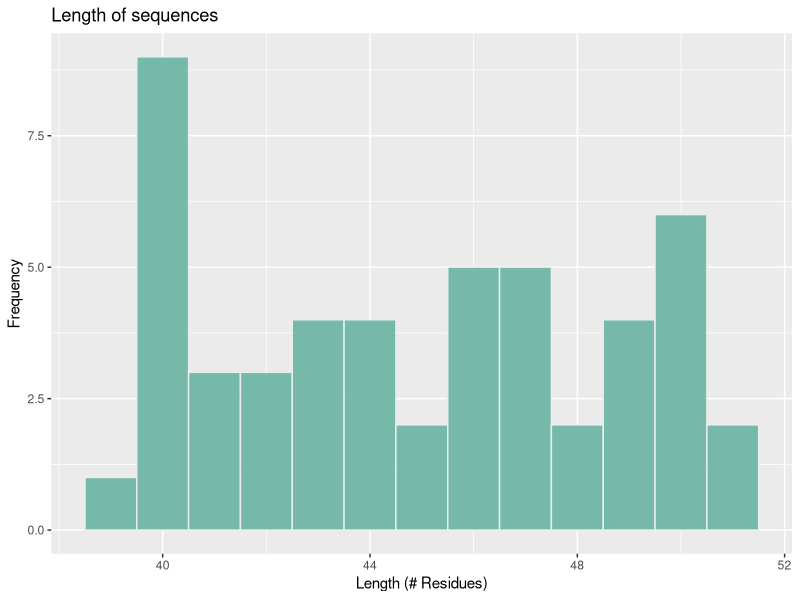
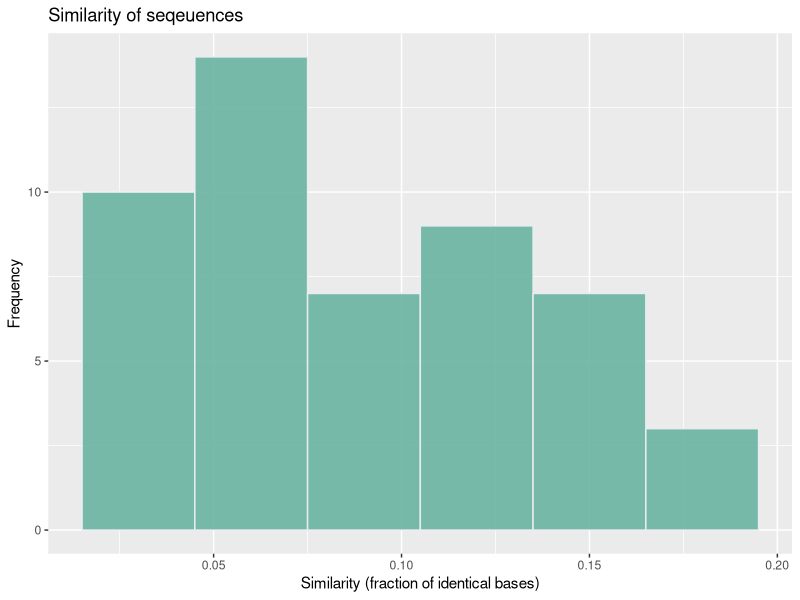
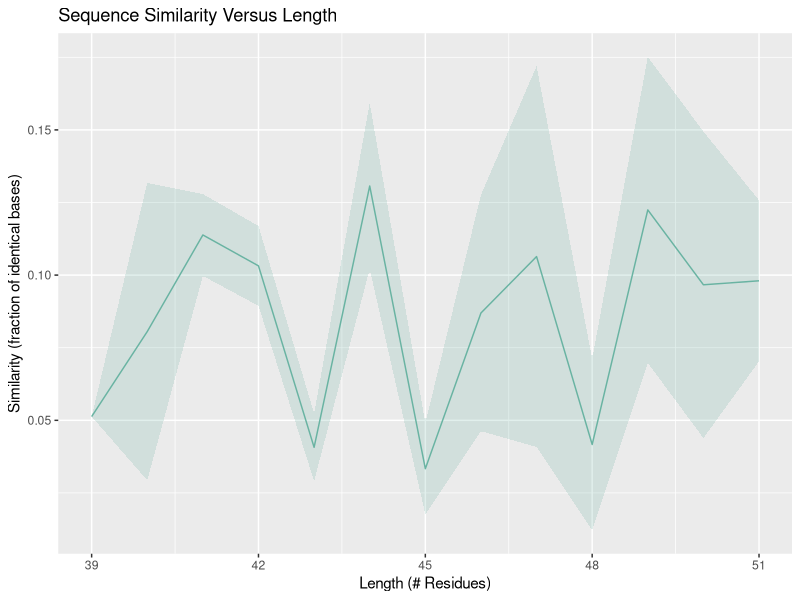
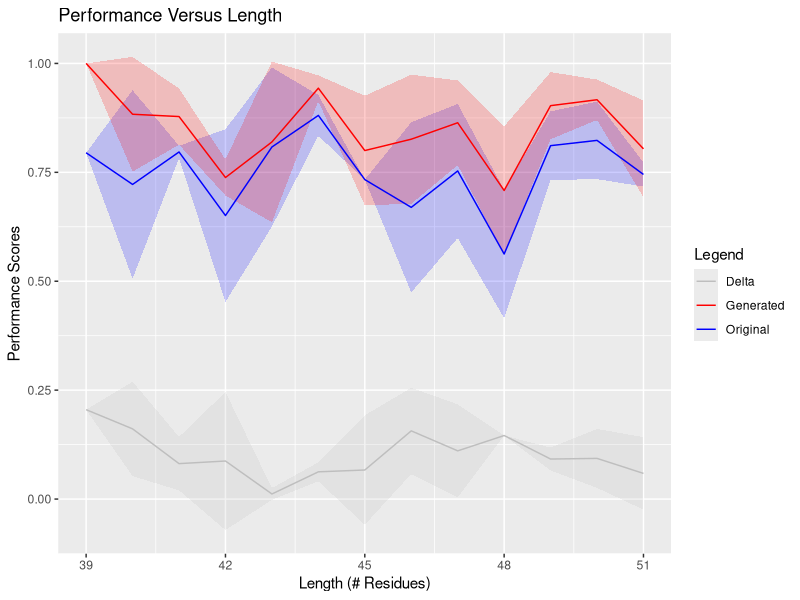
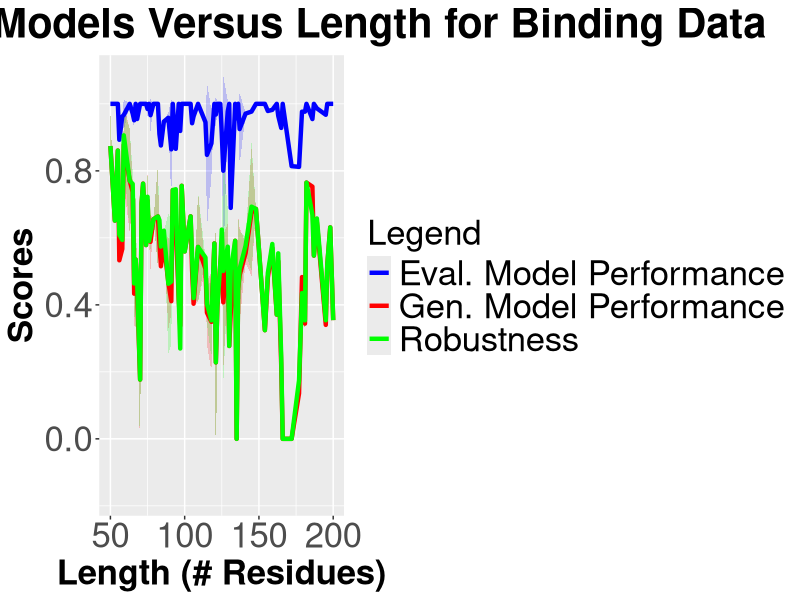
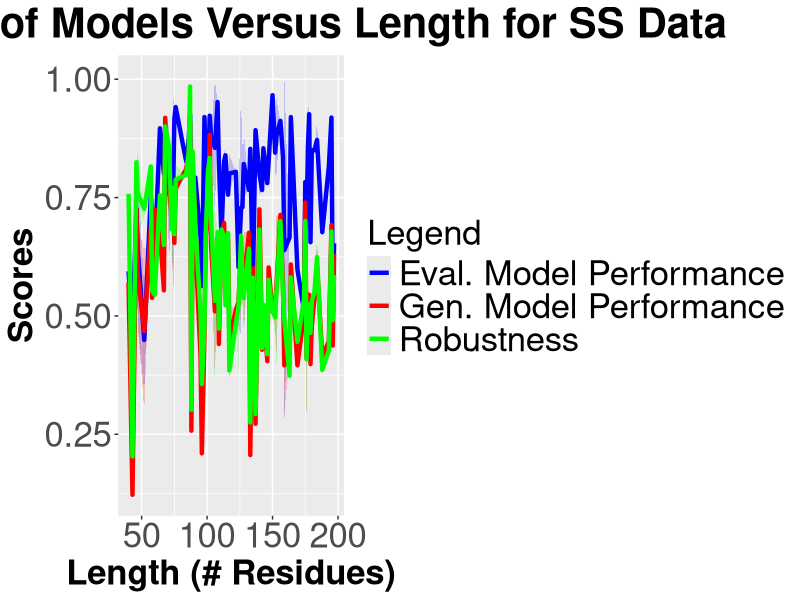
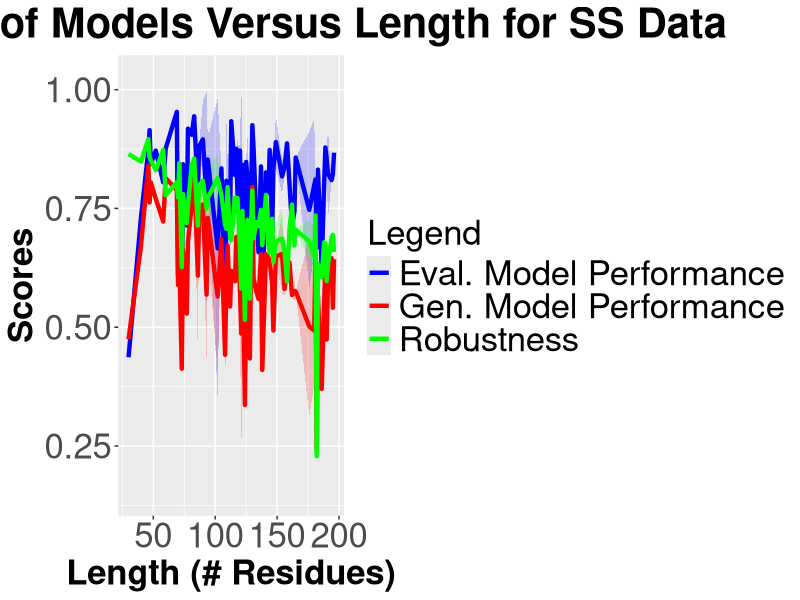
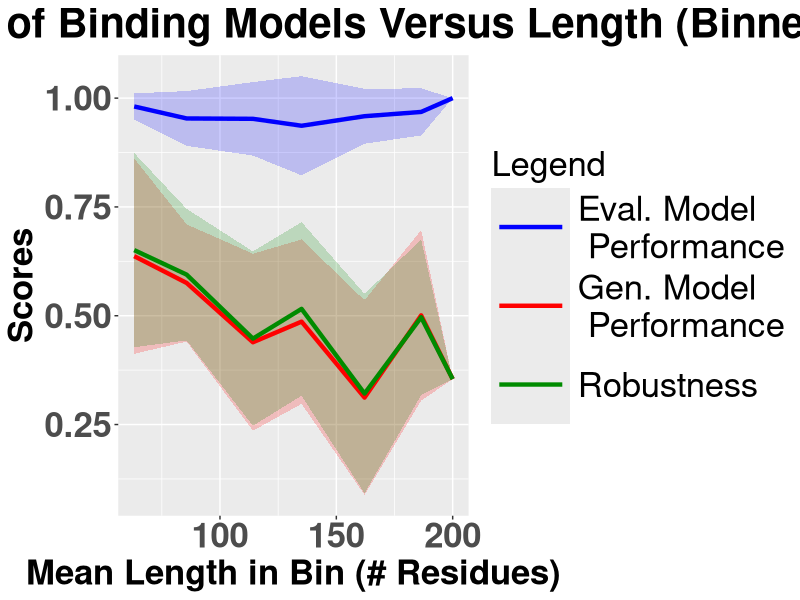

Here is the R script that generated these plots, in order:
## ---- chunk 1
knitr::opts_chunk$set(echo = TRUE)
## ---- chunk 2
library(ggplot2)

# Define custom command for seqeuence similarity:
sequence_identity <- function(seq1, seq2) {
  sum(strsplit(seq1, "")[[1]] == strsplit(seq2, "")[[1]]) / nchar(seq1)
}


### Files and code are expected to be in the same directory. 

###########################################
# Load test data
###########################################
sequenceData <- read.csv("ss_generation_30.csv",row.names=1)
dataDF <-  data.frame(original = sequenceData[1:nrow(sequenceData),'original_seq'],generated = sequenceData[1:nrow(sequenceData),'designed_seq'], length = as.numeric(sequenceData[1:nrow(sequenceData),'length']),scoreO = as.numeric(sequenceData[1:nrow(sequenceData),'acc_original']),scoreG = as.numeric(sequenceData[1:nrow(sequenceData),'acc_generated']),deltaScore = as.numeric(sequenceData[1:nrow(sequenceData),'delta_acc']))
# Calculate similarity
dataDF$similarity <- mapply(sequence_identity, dataDF$original, dataDF$generated)

###########################################
# Load old solubility data
###########################################
solubilityData <- read.csv("solubility_generation_30.csv",row.names=1)

soldataDF <-  data.frame(original = solubilityData[1:nrow(solubilityData),'original_sequence'],generated = solubilityData[1:nrow(solubilityData),'designed_sequence'], length = as.numeric(solubilityData[1:nrow(solubilityData),'length']),pccO = as.numeric(solubilityData[1:nrow(solubilityData),'pcc_original']),pccG = as.numeric(solubilityData[1:nrow(solubilityData),'pcc_generated']),deltaPCC = as.numeric(solubilityData[1:nrow(solubilityData),'delta_pcc']))

soldataDF$similarity <- mapply(sequence_identity, soldataDF$original, soldataDF$generated)


###########################################
# Load DNA binding data
###########################################
DNABindingData <- read.csv("designed_sequences_binding_results.csv",row.names=1)

bindingDataDF <-  data.frame(original = DNABindingData[1:nrow(DNABindingData),'original_seq'],generated = DNABindingData[1:nrow(DNABindingData),'designed_seq'], length = as.numeric(DNABindingData[1:nrow(DNABindingData),'length']),evalModPerformance = as.numeric(DNABindingData[1:nrow(DNABindingData),'eval_model_performance']),genModPerformance = as.numeric(DNABindingData[1:nrow(DNABindingData),'generator_model_performance']),robustness = as.numeric(DNABindingData[1:nrow(DNABindingData),'robustness']))

bindingDataDF$similarity <- mapply(sequence_identity, bindingDataDF$original, bindingDataDF$generated)

###########################################
# Load ss data
###########################################
ssData <- read.csv("designed_sequences_ss.csv",row.names=1)

ssDataDF <-  data.frame(original = ssData[1:nrow(ssData),'original_seq'],generated = ssData[1:nrow(ssData),'designed_seq'], length = as.numeric(ssData[1:nrow(ssData),'length']),evalModPerformance = as.numeric(ssData[1:nrow(ssData),'eval_model_performance']),genModPerformance = as.numeric(ssData[1:nrow(ssData),'generator_model_performance']),robustness = as.numeric(ssData[1:nrow(ssData),'robustness']))

ssDataDF$similarity <- mapply(sequence_identity, ssDataDF$original, ssDataDF$generated)

###########################################
# Load new solubility data 
###########################################
solubilityData <- read.csv("designed_sequences_solubility_results.csv",row.names=1)

solubilityDataDF <-  data.frame(original = solubilityData[1:nrow(solubilityData),'original_sequence'],generated = solubilityData[1:nrow(solubilityData),'designed_sequence'], length = as.numeric(solubilityData[1:nrow(solubilityData),'length']),evalModPerformance = as.numeric(solubilityData[1:nrow(solubilityData),'eval_model_performance']),genModPerformance = as.numeric(solubilityData[1:nrow(solubilityData),'generator_model_performance']),robustness = as.numeric(solubilityData[1:nrow(solubilityData),'robustness']))

solubilityDataDF$similarity <- mapply(sequence_identity, solubilityDataDF$original, solubilityDataDF$generated)


## ---- chunk 3

# Set the bin width (needs to be wide enough to draw meaningful conclusions about the patterns in the data). The more protein sequences we have, and the more evenly spread out they are, the smaller our bin size can be.
bin_width <- 25


#######################
# Binding data
#######################
breaks <- seq(
  floor(min(bindingDataDF$length, na.rm = TRUE)),
  ceiling(max(bindingDataDF$length, na.rm = TRUE)) + bin_width,  # add one more bin to cover the top end
  by = bin_width
)
bindingDataDF$length_bin <- cut(
  bindingDataDF$length,
  breaks = breaks,
  include.lowest = TRUE,
  right = FALSE
)

#######################
# SS data
#######################
breaks <- seq(
  floor(min(ssDataDF$length, na.rm = TRUE)),
  ceiling(max(ssDataDF$length, na.rm = TRUE)) + bin_width,  # add one more bin to cover the top end
  by = bin_width
)
ssDataDF$length_bin <- cut(
  ssDataDF$length,
  breaks = breaks,
  include.lowest = TRUE,
  right = FALSE
)

#######################
# Solubility data
#######################

breaks <- seq(
  floor(min(solubilityDataDF$length, na.rm = TRUE)),
  ceiling(max(solubilityDataDF$length, na.rm = TRUE)) + bin_width,  # add one more bin to cover the top end
  by = bin_width
)
solubilityDataDF$length_bin <- cut(
  solubilityDataDF$length,
  breaks = breaks,
  include.lowest = TRUE,
  right = FALSE
)
## ---- chunk 4

###################################################################
# Histogram of lengths of sequences for test data
###################################################################
ggplot(data = dataDF, aes(x=length)) + 
  geom_histogram(binwidth = 1,fill="#69b3a2", color="#e9ecef", alpha=0.9) +
  labs(title = "Length of sequences",
       x = "Length (# Residues)",
       y = "Frequency")



###################################################################
# Histogram of sequence similarity for test data
###################################################################
ggplot(data = dataDF, aes(x=similarity)) + 
  geom_histogram(binwidth = 0.03,fill="#69b3a2", color="#e9ecef", alpha=0.9) +
  labs(title = "Similarity of seqeuences",
       x = "Similarity (fraction of identical bases)",
       y = "Frequency")


###################################################################
# Sequence similarity versus length for test data
###################################################################

dataSimilarity <- data.frame(length = numeric(0), similarity = numeric(0), stdSimilarity = numeric(0))
uniqueLengths <- unique(dataDF$length)

for (l in uniqueLengths) {
  filtered_df <- dataDF[dataDF$length == l, ]
  if (length(filtered_df$length) == 1){
  row <- data.frame(length = l, similarity = mean(filtered_df$similarity), stdSimilarity = 0)
  dataSimilarity <- rbind(dataSimilarity, row)
  }
  else {
  row <- data.frame(length = l, similarity = mean(filtered_df$similarity), stdSimilarity = sd(filtered_df$similarity))
  dataSimilarity <- rbind(dataSimilarity, row)
  }
}
dataSimilarity$sim_lower <- dataSimilarity$similarity - dataSimilarity$stdSimilarity
dataSimilarity$sim_upper <- dataSimilarity$similarity + dataSimilarity$stdSimilarity


ggplot(data = dataSimilarity, aes(x=length)) + 
  geom_ribbon(aes(ymin = sim_lower, ymax = sim_upper), fill = "#69b3a2", alpha = 0.2) +
  geom_line(aes(y=similarity), linetype = "solid",  color = "#69b3a2") +
  labs(title = "Sequence Similarity Versus Length",
       x = "Length (# Residues)",
       y = "Similarity (fraction of identical bases)")



###################################################################
# Accuracy (here called performance) versus length for test data
###################################################################
dataAvgOverLen <- data.frame(length = numeric(0), avgScoreO = numeric(0), avgScoreG = numeric(0), avgDeltaScore = numeric(0), stdScoreO = numeric(0), stdScoreG = numeric(0), stdDeltaScore = numeric(0))

uniqueLengths <- unique(dataDF$length)

for (l in uniqueLengths) {
  filtered_df <- dataDF[dataDF$length == l, ]
  if (length(filtered_df$length) == 1){
  row <- data.frame(length = l, avgScoreO = mean(filtered_df$scoreO), avgScoreG = mean(filtered_df$scoreG), avgDeltaScore = mean(filtered_df$deltaScore), stdScoreO = 0, stdScoreG = 0, stdDeltaScore = 0)
  dataAvgOverLen <- rbind(dataAvgOverLen, row)
  }
  else {
  row <- data.frame(length = l, avgScoreO = mean(filtered_df$scoreO), avgScoreG = mean(filtered_df$scoreG), avgDeltaScore = mean(filtered_df$deltaScore), stdScoreO = sd(filtered_df$scoreO), stdScoreG = sd(filtered_df$scoreG), stdDeltaScore = sd(filtered_df$deltaScore))
  dataAvgOverLen <- rbind(dataAvgOverLen, row)
  }
}

dataAvgOverLen$O_lower <- dataAvgOverLen$avgScoreO - dataAvgOverLen$stdScoreO
dataAvgOverLen$O_upper <- dataAvgOverLen$avgScoreO + dataAvgOverLen$stdScoreO
dataAvgOverLen$G_lower <- dataAvgOverLen$avgScoreG - dataAvgOverLen$stdScoreG
dataAvgOverLen$G_upper <- dataAvgOverLen$avgScoreG + dataAvgOverLen$stdScoreG
dataAvgOverLen$Delta_lower <- dataAvgOverLen$avgDeltaScore - dataAvgOverLen$stdDeltaScore
dataAvgOverLen$Delta_upper <- dataAvgOverLen$avgDeltaScore + dataAvgOverLen$stdDeltaScore

colors <- c("Original" = "blue", "Generated" = "red", "Delta" = "grey")
ggplot(data = dataAvgOverLen, aes(x=length)) + 
  geom_ribbon(aes(ymin = O_lower, ymax = O_upper), fill = "blue", alpha = 0.2) +
  geom_ribbon(aes(ymin = G_lower, ymax = G_upper), fill = "red", alpha = 0.2) +
  geom_ribbon(aes(ymin = Delta_lower, ymax = Delta_upper), fill = "grey", alpha = 0.2) +
  geom_line(aes(y=avgScoreO, color = "Original"), linetype = "solid") +
  geom_line(aes(y=avgScoreG, color = "Generated"), linetype = "solid") +
  geom_line(aes(y=avgDeltaScore, color = "Delta"), linetype = "solid") +
  labs(title = "Performance Versus Length",
       x = "Length (# Residues)",
       y = "Performance Scores",
       color = "Legend") +
  scale_color_manual(values = colors)


###################################################################
# Performance score versus length for binding data
###################################################################
# Note the performance score was determined for both the evaluation and generation models. A robustness score was also calculated. All of these are plotted. 


bindingOverLen <- data.frame(length = numeric(0), eval = numeric(0), gen = numeric(0), robustness = numeric(0), stdEval = numeric(0), stdGen = numeric(0), stdRobust = numeric(0))

# Bin data by each length (i.e. calculate the average and std score for each unique length)
uniqueLengths <- unique(bindingDataDF$length)
for (l in uniqueLengths) {
  filtered_df <- bindingDataDF[bindingDataDF$length == l, ]
  if (length(filtered_df$length) == 1){
  row <- data.frame(length = l, eval = mean(filtered_df$evalModPerformance), gen = mean(filtered_df$genModPerformance), robustness = mean(filtered_df$robustness), stdEval = 0, stdGen = 0, stdRobust = 0)
  bindingOverLen <- rbind(bindingOverLen, row)
  }
  else {
  row <- data.frame(length = l, eval = mean(filtered_df$evalModPerformance), gen = mean(filtered_df$genModPerformance), robustness = mean(filtered_df$robustness), stdEval = sd(filtered_df$evalModPerformance), stdGen = sd(filtered_df$genModPerformance), stdRobust = sd(filtered_df$robustness))
  bindingOverLen <- rbind(bindingOverLen, row)
  }
}

# Determine upper and lower bounds of data to draw shaded error bars
bindingOverLen$Eval_lower <- bindingOverLen$eval - bindingOverLen$stdEval
bindingOverLen$Eval_upper <- bindingOverLen$eval + bindingOverLen$stdEval
bindingOverLen$Gen_lower <- bindingOverLen$gen - bindingOverLen$stdGen
bindingOverLen$Gen_upper <- bindingOverLen$gen + bindingOverLen$stdGen
bindingOverLen$Robust_lower <- bindingOverLen$robustness - bindingOverLen$stdRobust
bindingOverLen$Robust_upper <- bindingOverLen$robustness + bindingOverLen$stdRobust


# Define color dictionary for legend
colors <- c("Eval. Model Performance" = "blue", "Gen. Model Performance" = "red", "Robustness" = "green")

# Plotting
binding_plot <- ggplot(data = bindingOverLen, aes(x=length)) + 
  # Shaded error bars are drawn first
  geom_ribbon(aes(ymin = Eval_lower, ymax = Eval_upper), fill = "blue", alpha = 0.2) +
  geom_ribbon(aes(ymin = Gen_lower, ymax = Gen_upper), fill = "red", alpha = 0.2) +
  geom_ribbon(aes(ymin = Robust_lower, ymax = Robust_upper), fill = "green", alpha = 0.2) +
  # Line plots of the average data
  geom_line(aes(y=eval, color = "Eval. Model Performance"), linetype = "solid", size = 1.5) +
  geom_line(aes(y=gen, color = "Gen. Model Performance"), linetype = "solid", size = 1.5) +
  geom_line(aes(y=robustness, color = "Robustness"), linetype = "solid", size = 1.5) +
  # Labels
  labs(title = "Performance of Models Versus Length for Binding Data",
       x = "Length (# Residues)",
       y = "Scores",
       color = "Legend") +
  # Legend
  scale_color_manual(values = colors) +
  # Formatting
  theme(
    axis.text.x = element_text(size = 25),       # X-axis tick labels
    axis.title.x = element_text(size = 25,face = "bold"),       # X-axis tick labels
    axis.text.y = element_text(size = 25,), # Y-axis tick labels
    axis.title.y = element_text(size = 25,face = "bold"), # Y-axis title
    plot.title = element_text(size = 30, hjust = 0.5, face = "bold"), # Plot title
    legend.text = element_text(size = 25),
    legend.title = element_text(size = 25)
  )

ggsave("binding_Performance_plot.png", plot = binding_plot, width = 30, height = 10, units = "in", dpi = 300)



###################################################################
# Performance score versus length for ss data
###################################################################
# The format of this section is identical to that of the binding dataset section

ssOverLen <- data.frame(length = numeric(0), eval = numeric(0), gen = numeric(0), robustness = numeric(0), stdEval = numeric(0), stdGen = numeric(0), stdRobust = numeric(0))

uniqueLengths <- unique(ssDataDF$length)
for (l in uniqueLengths) {
  filtered_df <- ssDataDF[ssDataDF$length == l, ]
  if (length(filtered_df$length) == 1){
  row <- data.frame(length = l, eval = mean(filtered_df$evalModPerformance), gen = mean(filtered_df$genModPerformance), robustness = mean(filtered_df$robustness), stdEval = 0, stdGen = 0, stdRobust = 0)
  ssOverLen <- rbind(ssOverLen, row)
  }
  else {
  row <- data.frame(length = l, eval = mean(filtered_df$evalModPerformance), gen = mean(filtered_df$genModPerformance), robustness = mean(filtered_df$robustness), stdEval = sd(filtered_df$evalModPerformance), stdGen = sd(filtered_df$genModPerformance), stdRobust = sd(filtered_df$robustness))
  ssOverLen <- rbind(ssOverLen, row)
  }
}
ssOverLen$Eval_lower <- ssOverLen$eval - ssOverLen$stdEval
ssOverLen$Eval_upper <- ssOverLen$eval + ssOverLen$stdEval
ssOverLen$Gen_lower <- ssOverLen$gen - ssOverLen$stdGen
ssOverLen$Gen_upper <- ssOverLen$gen + ssOverLen$stdGen
ssOverLen$Robust_lower <- ssOverLen$robustness - ssOverLen$stdRobust
ssOverLen$Robust_upper <- ssOverLen$robustness + ssOverLen$stdRobust

colors <- c("Eval. Model Performance" = "blue", "Gen. Model Performance" = "red", "Robustness" = "green")
ss_plot <- ggplot(data = ssOverLen, aes(x=length)) + 
  geom_ribbon(aes(ymin = Eval_lower, ymax = Eval_upper), fill = "blue", alpha = 0.2) +
  geom_ribbon(aes(ymin = Gen_lower, ymax = Gen_upper), fill = "red", alpha = 0.2) +
  geom_ribbon(aes(ymin = Robust_lower, ymax = Robust_upper), fill = "green", alpha = 0.2) +
  geom_line(aes(y=eval, color = "Eval. Model Performance"), linetype = "solid", size = 1.5) +
  geom_line(aes(y=gen, color = "Gen. Model Performance"), linetype = "solid", size = 1.5) +
  geom_line(aes(y=robustness, color = "Robustness"), linetype = "solid", size = 1.5) +
  labs(title = "Performance of Models Versus Length for SS Data",
       x = "Length (# Residues)",
       y = "Scores",
       color = "Legend") +
  scale_color_manual(values = colors) +
  theme(
    axis.text.x = element_text(size = 25),       # X-axis tick labels
    axis.title.x = element_text(size = 25,face = "bold"),       # X-axis tick labels
    axis.text.y = element_text(size = 25,), # Y-axis tick labels
    axis.title.y = element_text(size = 25,face = "bold"), # Y-axis title
    plot.title = element_text(size = 30, hjust = 0.5, face = "bold"), # Plot title
    legend.text = element_text(size = 25),
    legend.title = element_text(size = 25)
  )

ggsave("ss_Performance_plot.png", plot = ss_plot, width = 30, height = 10, units = "in", dpi = 300)



###################################################################
# Evaluation score versus length for solubility data
###################################################################
# The format of this section is identical to that of the binding dataset section

solubilityOverLen <- data.frame(length = numeric(0), eval = numeric(0), gen = numeric(0), robustness = numeric(0), stdEval = numeric(0), stdGen = numeric(0), stdRobust = numeric(0))

uniqueLengths <- unique(solubilityDataDF$length)
for (l in uniqueLengths) {
  filtered_df <- solubilityDataDF[solubilityDataDF$length == l, ]
  if (length(filtered_df$length) == 1){
  row <- data.frame(length = l, eval = mean(filtered_df$evalModPerformance), gen = mean(filtered_df$genModPerformance), robustness = mean(filtered_df$robustness), stdEval = 0, stdGen = 0, stdRobust = 0)
  solubilityOverLen <- rbind(solubilityOverLen, row)
  }
  else {
  row <- data.frame(length = l, eval = mean(filtered_df$evalModPerformance), gen = mean(filtered_df$genModPerformance), robustness = mean(filtered_df$robustness), stdEval = sd(filtered_df$evalModPerformance), stdGen = sd(filtered_df$genModPerformance), stdRobust = sd(filtered_df$robustness))
  solubilityOverLen <- rbind(solubilityOverLen, row)
  }
}
solubilityOverLen$Eval_lower <- solubilityOverLen$eval - solubilityOverLen$stdEval
solubilityOverLen$Eval_upper <- solubilityOverLen$eval + solubilityOverLen$stdEval
solubilityOverLen$Gen_lower <- solubilityOverLen$gen - solubilityOverLen$stdGen
solubilityOverLen$Gen_upper <- solubilityOverLen$gen + solubilityOverLen$stdGen
solubilityOverLen$Robust_lower <- solubilityOverLen$robustness - solubilityOverLen$stdRobust
solubilityOverLen$Robust_upper <- solubilityOverLen$robustness + solubilityOverLen$stdRobust

colors <- c("Eval. Model Performance" = "blue", "Gen. Model Performance" = "red", "Robustness" = "green")
ss_plot <- ggplot(data = solubilityOverLen, aes(x=length)) + 
  geom_ribbon(aes(ymin = Eval_lower, ymax = Eval_upper), fill = "blue", alpha = 0.2) +
  geom_ribbon(aes(ymin = Gen_lower, ymax = Gen_upper), fill = "red", alpha = 0.2) +
  geom_ribbon(aes(ymin = Robust_lower, ymax = Robust_upper), fill = "green", alpha = 0.2) +
  geom_line(aes(y=eval, color = "Eval. Model Performance"), linetype = "solid", size = 1.5) +
  geom_line(aes(y=gen, color = "Gen. Model Performance"), linetype = "solid", size = 1.5) +
  geom_line(aes(y=robustness, color = "Robustness"), linetype = "solid", size = 1.5) +
  labs(title = "Performance of Models Versus Length for SS Data",
       x = "Length (# Residues)",
       y = "Scores",
       color = "Legend") +
  scale_color_manual(values = colors) +
  theme(
    axis.text.x = element_text(size = 25),       # X-axis tick labels
    axis.title.x = element_text(size = 25,face = "bold"),       # X-axis tick labels
    axis.text.y = element_text(size = 25,), # Y-axis tick labels
    axis.title.y = element_text(size = 25,face = "bold"), # Y-axis title
    plot.title = element_text(size = 30, hjust = 0.5, face = "bold"), # Plot title
    legend.text = element_text(size = 25),
    legend.title = element_text(size = 25)
  )

ggsave("solubility_Performance_plot.png", plot = ss_plot, width = 30, height = 10, units = "in", dpi = 300)



## ---- chunk 5
library(dplyr)
###############################################
# Binding data
###############################################
# In this section we are calculating the means and standard deviations of the performance data in each length bin.
bindingOverLen <- bindingDataDF %>%
group_by(length_bin) %>%
  summarise(
    length_mean = mean(length),  # average length in the bin
    eval = mean(evalModPerformance), # average evaluation model performance in the bin
    gen = mean(genModPerformance), # average generation model performance in the bin
    robustness_mean = mean(robustness, na.rm = TRUE), # average robustness in the bin
    stdEval = ifelse(n() > 1, sd(evalModPerformance, na.rm = TRUE), 0), # standard deviation of evaluation model performance in the bin
    stdGen = ifelse(n() > 1, sd(genModPerformance, na.rm = TRUE), 0), # standard deviation of generation model performance in the bin
    stdRobust = ifelse(n() > 1, sd(robustness, na.rm = TRUE), 0) # standard deviation of robustness in the bin
) %>%
  rename(robustness = robustness_mean) %>%
  ungroup()

# Here, we are calculating the lower and upper bounds of the data in each bin. This will be used to make a shaded error bar. 
bindingOverLen <- bindingOverLen %>%
  mutate(
    Eval_lower = eval - stdEval,
    Eval_upper = eval + stdEval,
    Gen_lower = gen - stdGen,
    Gen_upper = gen + stdGen,
    Robust_lower = robustness - stdRobust,
    Robust_upper = robustness + stdRobust
  )

# Color dictionary for the legends
colors <- c(
  "Eval. Model \n Performance" = "blue",
  "Gen. Model \n Performance" = "red",
  "Robustness" = "green4"
)

# Plotting all data
binding_plot <- ggplot(data = bindingOverLen, aes(x = length_mean)) +
  # Shaded error bars drawn first
  geom_ribbon(aes(ymin = Eval_lower, ymax = Eval_upper), fill = "blue", alpha = 0.2) +
  geom_ribbon(aes(ymin = Gen_lower, ymax = Gen_upper), fill = "red", alpha = 0.2) +
  geom_ribbon(aes(ymin = Robust_lower, ymax = Robust_upper), fill = "green4", alpha = 0.2) +
  # Line plots of mean data
  geom_line(aes(y = eval, color = "Eval. Model \n Performance"), size = 1.5) +
  geom_line(aes(y = gen, color = "Gen. Model \n Performance"), size = 1.5) +
  geom_line(aes(y = robustness, color = "Robustness"), size = 1.5) +
  # Labels
  labs(
    title = "Performance of Binding Models Versus Length (Binned)",
    x = "Mean Length in Bin (# Residues)",
    y = "Scores",
    color = "Legend"
  ) +
  # Legend
  scale_color_manual(values = colors) +
  # Formatting
  theme(
    axis.text.x = element_text(size = 25, face = "bold"),
    axis.title.x = element_text(size = 25, face = "bold"),
    axis.text.y = element_text(size = 25, face = "bold"),
    axis.title.y = element_text(size = 25, face = "bold"),
    plot.title = element_text(size = 30, hjust = 0.5, face = "bold"),
    legend.text = element_text(size = 25),
    legend.title = element_text(size = 25),
    legend.key.size = unit(2, "cm")
  )

# Save the figure
ggsave("binding_Performance_Binned_plot.png", plot = binding_plot, width = 30, height = 10, units = "in", dpi = 300)

# ###############################################
# # SS data
# ###############################################
# This section and the next both follow the same structure as above.

ssOverLen <- ssDataDF %>%
  group_by(length_bin) %>%
  summarise(
    length_mean = mean(length),  # average of lengths in the bin
    eval = mean(evalModPerformance),
    gen = mean(genModPerformance),
    robustness_mean = mean(robustness, na.rm = TRUE),
    stdEval = ifelse(n() > 1, sd(evalModPerformance, na.rm = TRUE), 0),
    stdGen = ifelse(n() > 1, sd(genModPerformance, na.rm = TRUE), 0),
    stdRobust = ifelse(n() > 1, sd(robustness, na.rm = TRUE), 0)
) %>%
  rename(robustness = robustness_mean) %>%
  ungroup()

ssOverLen <- ssOverLen %>%
  mutate(
    Eval_lower = eval - stdEval,
    Eval_upper = eval + stdEval,
    Gen_lower = gen - stdGen,
    Gen_upper = gen + stdGen,
    Robust_lower = robustness - stdRobust,
    Robust_upper = robustness + stdRobust
  )

colors <- c(
  "Eval. Model \n Performance" = "blue",
  "Gen. Model \n Performance" = "red",
  "Robustness" = "green4"
)


ss_plot <- ggplot(data = ssOverLen, aes(x = length_mean)) +
  geom_ribbon(aes(ymin = Eval_lower, ymax = Eval_upper), fill = "blue", alpha = 0.2) +
  geom_ribbon(aes(ymin = Gen_lower, ymax = Gen_upper), fill = "red", alpha = 0.2) +
  geom_ribbon(aes(ymin = Robust_lower, ymax = Robust_upper), fill = "green4", alpha = 0.2) +
  geom_line(aes(y = eval, color = "Eval. Model \n Performance"), size = 1.5) +
  geom_line(aes(y = gen, color = "Gen. Model \n Performance"), size = 1.5) +
  geom_line(aes(y = robustness, color = "Robustness"), size = 1.5) +
  labs(
    title = "Performance of SS Models Versus Length (Binned)",
    x = "Mean Length in Bin (# Residues)",
    y = "Scores",
    color = "Legend"
  ) +
  scale_color_manual(values = colors) +
  theme(
    axis.text.x = element_text(size = 25, face = "bold"),
    axis.title.x = element_text(size = 25, face = "bold"),
    axis.text.y = element_text(size = 25, face = "bold"),
    axis.title.y = element_text(size = 25, face = "bold"),
    plot.title = element_text(size = 30, hjust = 0.5, face = "bold"),
    legend.text = element_text(size = 25),
    legend.title = element_text(size = 25),
    legend.key.size = unit(2, "cm")
  )

ggsave("ss_Performance_Binned_plot.png", plot = ss_plot, width = 30, height = 10, units = "in", dpi = 300)

# ###############################################
# # Solubility data
# ###############################################


solubilityOverLen <- solubilityDataDF %>%
  group_by(length_bin) %>%
  summarise(
    length_mean = mean(length),  # average of lengths in the bin
    eval = mean(evalModPerformance),
    gen = mean(genModPerformance),
    robustness_mean = mean(robustness, na.rm = TRUE),
    stdEval = ifelse(n() > 1, sd(evalModPerformance, na.rm = TRUE), 0),
    stdGen = ifelse(n() > 1, sd(genModPerformance, na.rm = TRUE), 0),
    stdRobust = ifelse(n() > 1, sd(robustness, na.rm = TRUE), 0)
) %>%
  rename(robustness = robustness_mean) %>%
  ungroup()

solubilityOverLen <- solubilityOverLen %>%
  mutate(
    Eval_lower = eval - stdEval,
    Eval_upper = eval + stdEval,
    Gen_lower = gen - stdGen,
    Gen_upper = gen + stdGen,
    Robust_lower = robustness - stdRobust,
    Robust_upper = robustness + stdRobust
  )

colors <- c(
  "Eval. Model \n Performance" = "blue",
  "Gen. Model \n Performance" = "red",
  "Robustness" = "green4"
)

solubility_plot <- ggplot(data = solubilityOverLen, aes(x = length_mean)) +
  geom_ribbon(aes(ymin = Eval_lower, ymax = Eval_upper), fill = "blue", alpha = 0.2) +
  geom_ribbon(aes(ymin = Gen_lower, ymax = Gen_upper), fill = "red", alpha = 0.2) +
  geom_ribbon(aes(ymin = Robust_lower, ymax = Robust_upper), fill = "green4", alpha = 0.2) +
  geom_line(aes(y = eval, color = "Eval. Model \n Performance"), size = 1.5) +
  geom_line(aes(y = gen, color = "Gen. Model \n Performance"), size = 1.5) +
  geom_line(aes(y = robustness, color = "Robustness"), size = 1.5) +
  labs(
    title = "Performance of Solubility Models Versus Length (Binned)",
    x = "Mean Length in Bin (# Residues)",
    y = "Scores",
    color = "Legend"
  ) +
  scale_color_manual(values = colors) +
  theme(
    axis.text.x = element_text(size = 25, face = "bold"),
    axis.title.x = element_text(size = 25, face = "bold"),
    axis.text.y = element_text(size = 25, face = "bold"),
    axis.title.y = element_text(size = 25, face = "bold"),
    plot.title = element_text(size = 30, hjust = 0.5, face = "bold"),
    legend.text = element_text(size = 25),
    legend.title = element_text(size = 25),
    legend.key.size = unit(2, "cm")
  )

ggsave("solubility_Performance_Binned_plot.png", plot = solubility_plot, width = 30, height = 10, units = "in", dpi = 300)

## ---- chunk 6
###################################################################
# Histogram of lengths of sequences for binding data
###################################################################
lenHistBinding <- ggplot(data = bindingDataDF, aes(x=length)) + 
  geom_histogram(binwidth = 10,fill="#69b3a2", color="#e9ecef", alpha=0.9) +
  labs(title = "Length of sequences for binding data",
       x = "Length (# Residues)",
       y = "Frequency") +
  xlim(0,250) +
  ylim(0,13)
ggsave("lengthHist_Binding.png", plot = lenHistBinding, width = 6, height = 6, units = "in", dpi = 300)

###################################################################
# Histogram of lengths of sequences for ss data
###################################################################
lenHistSS <- ggplot(data = ssDataDF, aes(x=length)) + 
  geom_histogram(binwidth = 10,fill="#69b3a2", color="#e9ecef", alpha=0.9) +
  labs(title = "Length of sequences for ss data",
       x = "Length (# Residues)",
       y = "Frequency") +
  xlim(0,250) +
  ylim(0,13)
ggsave("lengthHist_SS.png", plot = lenHistSS, width = 6, height = 6, units = "in", dpi = 300)

###################################################################
# Histogram of lengths of sequences for solubility data
###################################################################
lenHistSolubility <- ggplot(data = solubilityDataDF, aes(x=length)) + 
  geom_histogram(binwidth = 10,fill="#69b3a2", color="#e9ecef", alpha=0.9) +
  labs(title = "Length of sequences for solubility data",
       x = "Length (# Residues)",
       y = "Frequency") +
  xlim(0,250) +
  ylim(0,13)
ggsave("lengthHist_Solubility.png", plot = lenHistSolubility, width = 6, height = 6, units = "in", dpi = 300)

